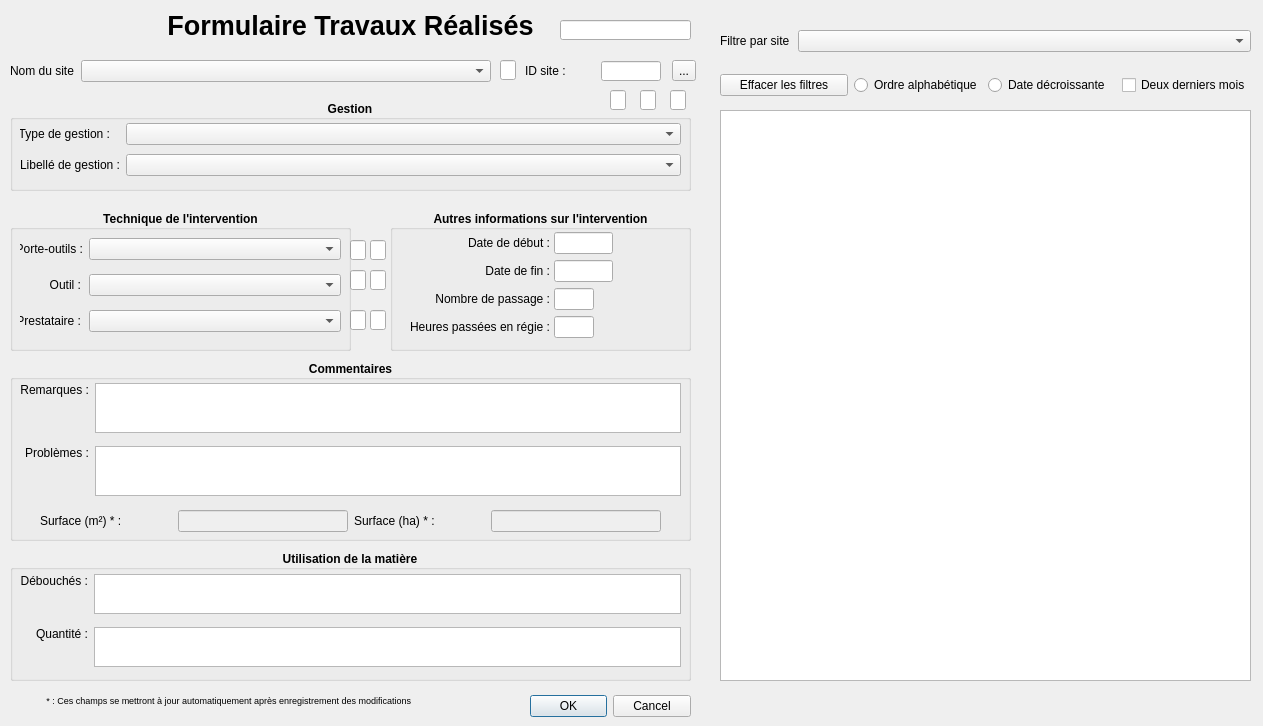
<?xml version="1.0" encoding="UTF-8"?>
<ui version="4.0">
 <class>Dialog</class>
 <widget class="QDialog" name="Dialog">
  <property name="geometry">
   <rect>
    <x>0</x>
    <y>0</y>
    <width>1263</width>
    <height>726</height>
   </rect>
  </property>
  <property name="palette">
   <palette>
    <active>
     <colorrole role="WindowText">
      <brush brushstyle="SolidPattern">
       <color alpha="255">
        <red>0</red>
        <green>0</green>
        <blue>0</blue>
       </color>
      </brush>
     </colorrole>
     <colorrole role="Text">
      <brush brushstyle="SolidPattern">
       <color alpha="255">
        <red>0</red>
        <green>0</green>
        <blue>0</blue>
       </color>
      </brush>
     </colorrole>
     <colorrole role="ButtonText">
      <brush brushstyle="SolidPattern">
       <color alpha="255">
        <red>0</red>
        <green>0</green>
        <blue>0</blue>
       </color>
      </brush>
     </colorrole>
    </active>
    <inactive>
     <colorrole role="WindowText">
      <brush brushstyle="SolidPattern">
       <color alpha="255">
        <red>0</red>
        <green>0</green>
        <blue>0</blue>
       </color>
      </brush>
     </colorrole>
     <colorrole role="Text">
      <brush brushstyle="SolidPattern">
       <color alpha="255">
        <red>0</red>
        <green>0</green>
        <blue>0</blue>
       </color>
      </brush>
     </colorrole>
     <colorrole role="ButtonText">
      <brush brushstyle="SolidPattern">
       <color alpha="255">
        <red>0</red>
        <green>0</green>
        <blue>0</blue>
       </color>
      </brush>
     </colorrole>
    </inactive>
    <disabled>
     <colorrole role="WindowText">
      <brush brushstyle="SolidPattern">
       <color alpha="255">
        <red>0</red>
        <green>0</green>
        <blue>0</blue>
       </color>
      </brush>
     </colorrole>
     <colorrole role="Text">
      <brush brushstyle="SolidPattern">
       <color alpha="255">
        <red>0</red>
        <green>0</green>
        <blue>0</blue>
       </color>
      </brush>
     </colorrole>
     <colorrole role="ButtonText">
      <brush brushstyle="SolidPattern">
       <color alpha="255">
        <red>0</red>
        <green>0</green>
        <blue>0</blue>
       </color>
      </brush>
     </colorrole>
    </disabled>
   </palette>
  </property>
  <property name="contextMenuPolicy">
   <enum>Qt::DefaultContextMenu</enum>
  </property>
  <property name="windowTitle">
   <string>Travaux Réalisés</string>
  </property>
  <widget class="QDialogButtonBox" name="buttonBox">
   <property name="geometry">
    <rect>
     <x>530</x>
     <y>690</y>
     <width>161</width>
     <height>32</height>
    </rect>
   </property>
   <property name="orientation">
    <enum>Qt::Horizontal</enum>
   </property>
   <property name="standardButtons">
    <set>QDialogButtonBox::Cancel|QDialogButtonBox::Ok</set>
   </property>
  </widget>
  <widget class="QLabel" name="label">
   <property name="geometry">
    <rect>
     <x>5</x>
     <y>10</y>
     <width>691</width>
     <height>31</height>
    </rect>
   </property>
   <property name="font">
    <font>
     <pointsize>20</pointsize>
     <weight>75</weight>
     <bold>true</bold>
    </font>
   </property>
   <property name="text">
    <string>Formulaire Travaux Réalisés</string>
   </property>
   <property name="alignment">
    <set>Qt::AlignCenter</set>
   </property>
  </widget>
  <widget class="QLineEdit" name="id_odk">
   <property name="geometry">
    <rect>
     <x>560</x>
     <y>20</y>
     <width>131</width>
     <height>20</height>
    </rect>
   </property>
  </widget>
  <widget class="QLineEdit" name="gestion_lib">
   <property name="geometry">
    <rect>
     <x>640</x>
     <y>90</y>
     <width>16</width>
     <height>20</height>
    </rect>
   </property>
  </widget>
  <widget class="QLineEdit" name="type_porte_outils">
   <property name="geometry">
    <rect>
     <x>370</x>
     <y>240</y>
     <width>16</width>
     <height>20</height>
    </rect>
   </property>
  </widget>
  <widget class="QLineEdit" name="type_outils">
   <property name="geometry">
    <rect>
     <x>370</x>
     <y>270</y>
     <width>16</width>
     <height>20</height>
    </rect>
   </property>
  </widget>
  <widget class="QLineEdit" name="type_prestation">
   <property name="geometry">
    <rect>
     <x>370</x>
     <y>310</y>
     <width>16</width>
     <height>20</height>
    </rect>
   </property>
  </widget>
  <widget class="QLineEdit" name="groupe_gestion">
   <property name="geometry">
    <rect>
     <x>610</x>
     <y>90</y>
     <width>16</width>
     <height>20</height>
    </rect>
   </property>
  </widget>
  <widget class="QLineEdit" name="id_gestion">
   <property name="geometry">
    <rect>
     <x>670</x>
     <y>90</y>
     <width>16</width>
     <height>20</height>
    </rect>
   </property>
  </widget>
  <widget class="QLineEdit" name="type_porte_outils_code">
   <property name="geometry">
    <rect>
     <x>350</x>
     <y>240</y>
     <width>16</width>
     <height>20</height>
    </rect>
   </property>
  </widget>
  <widget class="QLineEdit" name="type_outils_code">
   <property name="geometry">
    <rect>
     <x>350</x>
     <y>270</y>
     <width>16</width>
     <height>20</height>
    </rect>
   </property>
  </widget>
  <widget class="QLineEdit" name="type_prestation_code">
   <property name="geometry">
    <rect>
     <x>350</x>
     <y>310</y>
     <width>16</width>
     <height>20</height>
    </rect>
   </property>
  </widget>
  <widget class="QLineEdit" name="site_nom">
   <property name="geometry">
    <rect>
     <x>500</x>
     <y>60</y>
     <width>16</width>
     <height>20</height>
    </rect>
   </property>
  </widget>
  <widget class="QWidget" name="horizontalLayoutWidget">
   <property name="geometry">
    <rect>
     <x>10</x>
     <y>60</y>
     <width>481</width>
     <height>22</height>
    </rect>
   </property>
   <layout class="QHBoxLayout" name="horizontalLayout">
    <item>
     <widget class="QLabel" name="label_14">
      <property name="maximumSize">
       <size>
        <width>65</width>
        <height>16777215</height>
       </size>
      </property>
      <property name="text">
       <string>Nom du site :</string>
      </property>
     </widget>
    </item>
    <item>
     <widget class="QComboBox" name="site_nom_list"/>
    </item>
   </layout>
  </widget>
  <widget class="QWidget" name="horizontalLayoutWidget_2">
   <property name="geometry">
    <rect>
     <x>520</x>
     <y>60</y>
     <width>181</width>
     <height>22</height>
    </rect>
   </property>
   <layout class="QHBoxLayout" name="horizontalLayout_2">
    <item>
     <widget class="QLabel" name="label_18">
      <property name="maximumSize">
       <size>
        <width>65</width>
        <height>16777215</height>
       </size>
      </property>
      <property name="text">
       <string>ID site :</string>
      </property>
     </widget>
    </item>
    <item>
     <widget class="QLineEdit" name="id_site">
      <property name="minimumSize">
       <size>
        <width>60</width>
        <height>0</height>
       </size>
      </property>
      <property name="maximumSize">
       <size>
        <width>60</width>
        <height>20</height>
       </size>
      </property>
      <property name="alignment">
       <set>Qt::AlignCenter</set>
      </property>
     </widget>
    </item>
    <item>
     <widget class="QToolButton" name="open">
      <property name="text">
       <string>...</string>
      </property>
     </widget>
    </item>
   </layout>
  </widget>
  <widget class="QGroupBox" name="groupBox">
   <property name="geometry">
    <rect>
     <x>10</x>
     <y>100</y>
     <width>681</width>
     <height>91</height>
    </rect>
   </property>
   <property name="font">
    <font>
     <weight>75</weight>
     <bold>true</bold>
    </font>
   </property>
   <property name="title">
    <string>Gestion</string>
   </property>
   <property name="alignment">
    <set>Qt::AlignCenter</set>
   </property>
   <widget class="QWidget" name="gridLayoutWidget_2">
    <property name="geometry">
     <rect>
      <x>10</x>
      <y>20</y>
      <width>661</width>
      <height>61</height>
     </rect>
    </property>
    <layout class="QGridLayout" name="gridLayout_2">
     <item row="0" column="0">
      <widget class="QLabel" name="label_4">
       <property name="maximumSize">
        <size>
         <width>90</width>
         <height>16777215</height>
        </size>
       </property>
       <property name="font">
        <font>
         <weight>50</weight>
         <bold>false</bold>
        </font>
       </property>
       <property name="text">
        <string>Type de gestion :</string>
       </property>
       <property name="alignment">
        <set>Qt::AlignRight|Qt::AlignTrailing|Qt::AlignVCenter</set>
       </property>
      </widget>
     </item>
     <item row="0" column="1">
      <widget class="QComboBox" name="groupe_gestion_list">
       <property name="font">
        <font>
         <weight>50</weight>
         <bold>false</bold>
        </font>
       </property>
      </widget>
     </item>
     <item row="1" column="1">
      <widget class="QComboBox" name="gestion_lib_list">
       <property name="font">
        <font>
         <weight>50</weight>
         <bold>false</bold>
        </font>
       </property>
      </widget>
     </item>
     <item row="1" column="0">
      <widget class="QLabel" name="label_5">
       <property name="maximumSize">
        <size>
         <width>100</width>
         <height>16777215</height>
        </size>
       </property>
       <property name="font">
        <font>
         <weight>50</weight>
         <bold>false</bold>
        </font>
       </property>
       <property name="text">
        <string>Libellé de gestion :</string>
       </property>
       <property name="alignment">
        <set>Qt::AlignRight|Qt::AlignTrailing|Qt::AlignVCenter</set>
       </property>
      </widget>
     </item>
    </layout>
   </widget>
  </widget>
  <widget class="QGroupBox" name="groupBox_2">
   <property name="geometry">
    <rect>
     <x>10</x>
     <y>210</y>
     <width>341</width>
     <height>141</height>
    </rect>
   </property>
   <property name="font">
    <font>
     <weight>75</weight>
     <bold>true</bold>
    </font>
   </property>
   <property name="title">
    <string>Technique de l'intervention</string>
   </property>
   <property name="alignment">
    <set>Qt::AlignCenter</set>
   </property>
   <widget class="QWidget" name="gridLayoutWidget">
    <property name="geometry">
     <rect>
      <x>10</x>
      <y>20</y>
      <width>321</width>
      <height>111</height>
     </rect>
    </property>
    <layout class="QGridLayout" name="gridLayout">
     <item row="0" column="0">
      <widget class="QLabel" name="label_6">
       <property name="maximumSize">
        <size>
         <width>63</width>
         <height>16777215</height>
        </size>
       </property>
       <property name="font">
        <font>
         <weight>50</weight>
         <bold>false</bold>
        </font>
       </property>
       <property name="text">
        <string>Porte-outils :</string>
       </property>
       <property name="alignment">
        <set>Qt::AlignRight|Qt::AlignTrailing|Qt::AlignVCenter</set>
       </property>
      </widget>
     </item>
     <item row="1" column="1">
      <widget class="QComboBox" name="type_outils_list">
       <property name="font">
        <font>
         <weight>50</weight>
         <bold>false</bold>
        </font>
       </property>
      </widget>
     </item>
     <item row="1" column="0">
      <widget class="QLabel" name="label_7">
       <property name="maximumSize">
        <size>
         <width>61</width>
         <height>16777215</height>
        </size>
       </property>
       <property name="font">
        <font>
         <weight>50</weight>
         <bold>false</bold>
        </font>
       </property>
       <property name="text">
        <string>Outil :</string>
       </property>
       <property name="alignment">
        <set>Qt::AlignRight|Qt::AlignTrailing|Qt::AlignVCenter</set>
       </property>
      </widget>
     </item>
     <item row="0" column="1">
      <widget class="QComboBox" name="type_porte_outils_list">
       <property name="font">
        <font>
         <weight>50</weight>
         <bold>false</bold>
        </font>
       </property>
      </widget>
     </item>
     <item row="2" column="1">
      <widget class="QComboBox" name="type_prestation_list">
       <property name="font">
        <font>
         <weight>50</weight>
         <bold>false</bold>
        </font>
       </property>
      </widget>
     </item>
     <item row="2" column="0">
      <widget class="QLabel" name="label_8">
       <property name="maximumSize">
        <size>
         <width>61</width>
         <height>16777215</height>
        </size>
       </property>
       <property name="font">
        <font>
         <weight>50</weight>
         <bold>false</bold>
        </font>
       </property>
       <property name="text">
        <string>Prestataire :</string>
       </property>
       <property name="alignment">
        <set>Qt::AlignRight|Qt::AlignTrailing|Qt::AlignVCenter</set>
       </property>
      </widget>
     </item>
    </layout>
   </widget>
  </widget>
  <widget class="QGroupBox" name="groupBox_3">
   <property name="geometry">
    <rect>
     <x>390</x>
     <y>210</y>
     <width>301</width>
     <height>141</height>
    </rect>
   </property>
   <property name="font">
    <font>
     <weight>75</weight>
     <bold>true</bold>
    </font>
   </property>
   <property name="title">
    <string>Autres informations sur l'intervention</string>
   </property>
   <property name="alignment">
    <set>Qt::AlignCenter</set>
   </property>
   <widget class="QWidget" name="gridLayoutWidget_3">
    <property name="geometry">
     <rect>
      <x>20</x>
      <y>20</y>
      <width>203</width>
      <height>111</height>
     </rect>
    </property>
    <layout class="QGridLayout" name="gridLayout_3">
     <property name="spacing">
      <number>4</number>
     </property>
     <item row="2" column="1">
      <widget class="QLineEdit" name="nbpassages">
       <property name="maximumSize">
        <size>
         <width>40</width>
         <height>16777215</height>
        </size>
       </property>
       <property name="font">
        <font>
         <weight>50</weight>
         <bold>false</bold>
        </font>
       </property>
       <property name="alignment">
        <set>Qt::AlignCenter</set>
       </property>
      </widget>
     </item>
     <item row="2" column="0">
      <widget class="QLabel" name="label_9">
       <property name="font">
        <font>
         <weight>50</weight>
         <bold>false</bold>
        </font>
       </property>
       <property name="text">
        <string>Nombre de passage :</string>
       </property>
       <property name="alignment">
        <set>Qt::AlignRight|Qt::AlignTrailing|Qt::AlignVCenter</set>
       </property>
      </widget>
     </item>
     <item row="0" column="1">
      <widget class="QLineEdit" name="datedebut">
       <property name="maximumSize">
        <size>
         <width>70</width>
         <height>16777215</height>
        </size>
       </property>
       <property name="font">
        <font>
         <weight>50</weight>
         <bold>false</bold>
        </font>
       </property>
       <property name="text">
        <string/>
       </property>
       <property name="alignment">
        <set>Qt::AlignCenter</set>
       </property>
      </widget>
     </item>
     <item row="3" column="0">
      <widget class="QLabel" name="label_17">
       <property name="font">
        <font>
         <weight>50</weight>
         <bold>false</bold>
        </font>
       </property>
       <property name="text">
        <string>Heures passées en régie :</string>
       </property>
      </widget>
     </item>
     <item row="0" column="0">
      <widget class="QLabel" name="label_10">
       <property name="font">
        <font>
         <weight>50</weight>
         <bold>false</bold>
        </font>
       </property>
       <property name="text">
        <string>Date de début :</string>
       </property>
       <property name="alignment">
        <set>Qt::AlignRight|Qt::AlignTrailing|Qt::AlignVCenter</set>
       </property>
      </widget>
     </item>
     <item row="3" column="1">
      <widget class="QLineEdit" name="duree">
       <property name="maximumSize">
        <size>
         <width>40</width>
         <height>16777215</height>
        </size>
       </property>
       <property name="font">
        <font>
         <weight>50</weight>
         <bold>false</bold>
        </font>
       </property>
       <property name="text">
        <string/>
       </property>
       <property name="alignment">
        <set>Qt::AlignCenter</set>
       </property>
      </widget>
     </item>
     <item row="1" column="0">
      <widget class="QLabel" name="label_11">
       <property name="font">
        <font>
         <weight>50</weight>
         <bold>false</bold>
        </font>
       </property>
       <property name="text">
        <string>Date de fin :</string>
       </property>
       <property name="alignment">
        <set>Qt::AlignRight|Qt::AlignTrailing|Qt::AlignVCenter</set>
       </property>
      </widget>
     </item>
     <item row="1" column="1">
      <widget class="QLineEdit" name="datefin">
       <property name="maximumSize">
        <size>
         <width>70</width>
         <height>16777215</height>
        </size>
       </property>
       <property name="font">
        <font>
         <weight>50</weight>
         <bold>false</bold>
        </font>
       </property>
       <property name="text">
        <string/>
       </property>
       <property name="alignment">
        <set>Qt::AlignCenter</set>
       </property>
      </widget>
     </item>
    </layout>
   </widget>
  </widget>
  <widget class="QGroupBox" name="groupBox_4">
   <property name="geometry">
    <rect>
     <x>10</x>
     <y>360</y>
     <width>681</width>
     <height>181</height>
    </rect>
   </property>
   <property name="font">
    <font>
     <weight>75</weight>
     <bold>true</bold>
    </font>
   </property>
   <property name="title">
    <string>Commentaires</string>
   </property>
   <property name="alignment">
    <set>Qt::AlignCenter</set>
   </property>
   <widget class="QWidget" name="gridLayoutWidget_4">
    <property name="geometry">
     <rect>
      <x>10</x>
      <y>20</y>
      <width>661</width>
      <height>121</height>
     </rect>
    </property>
    <layout class="QGridLayout" name="gridLayout_4">
     <property name="horizontalSpacing">
      <number>6</number>
     </property>
     <property name="verticalSpacing">
      <number>10</number>
     </property>
     <item row="0" column="1">
      <widget class="QPlainTextEdit" name="commentaire">
       <property name="minimumSize">
        <size>
         <width>0</width>
         <height>50</height>
        </size>
       </property>
       <property name="maximumSize">
        <size>
         <width>16777215</width>
         <height>50</height>
        </size>
       </property>
       <property name="font">
        <font>
         <weight>50</weight>
         <bold>false</bold>
        </font>
       </property>
      </widget>
     </item>
     <item row="0" column="0">
      <widget class="QLabel" name="label_12">
       <property name="font">
        <font>
         <weight>50</weight>
         <bold>false</bold>
        </font>
       </property>
       <property name="text">
        <string>Remarques :</string>
       </property>
       <property name="alignment">
        <set>Qt::AlignRight|Qt::AlignTop|Qt::AlignTrailing</set>
       </property>
      </widget>
     </item>
     <item row="1" column="0">
      <widget class="QLabel" name="label_13">
       <property name="font">
        <font>
         <weight>50</weight>
         <bold>false</bold>
        </font>
       </property>
       <property name="text">
        <string>Problèmes :</string>
       </property>
       <property name="alignment">
        <set>Qt::AlignRight|Qt::AlignTop|Qt::AlignTrailing</set>
       </property>
      </widget>
     </item>
     <item row="1" column="1">
      <widget class="QPlainTextEdit" name="problemes">
       <property name="minimumSize">
        <size>
         <width>0</width>
         <height>50</height>
        </size>
       </property>
       <property name="maximumSize">
        <size>
         <width>16777215</width>
         <height>50</height>
        </size>
       </property>
       <property name="font">
        <font>
         <weight>50</weight>
         <bold>false</bold>
        </font>
       </property>
      </widget>
     </item>
    </layout>
   </widget>
   <widget class="QWidget" name="horizontalLayoutWidget_3">
    <property name="geometry">
     <rect>
      <x>30</x>
      <y>150</y>
      <width>621</width>
      <height>22</height>
     </rect>
    </property>
    <layout class="QHBoxLayout" name="horizontalLayout_3">
     <item>
      <widget class="QLabel" name="label_19">
       <property name="font">
        <font>
         <weight>50</weight>
         <bold>false</bold>
        </font>
       </property>
       <property name="text">
        <string>Surface (m²) * :</string>
       </property>
      </widget>
     </item>
     <item>
      <widget class="QLineEdit" name="surface_m2">
       <property name="enabled">
        <bool>false</bool>
       </property>
       <property name="maximumSize">
        <size>
         <width>170</width>
         <height>16777215</height>
        </size>
       </property>
       <property name="palette">
        <palette>
         <active>
          <colorrole role="WindowText">
           <brush brushstyle="SolidPattern">
            <color alpha="255">
             <red>0</red>
             <green>0</green>
             <blue>0</blue>
            </color>
           </brush>
          </colorrole>
          <colorrole role="Text">
           <brush brushstyle="SolidPattern">
            <color alpha="255">
             <red>0</red>
             <green>0</green>
             <blue>0</blue>
            </color>
           </brush>
          </colorrole>
          <colorrole role="ButtonText">
           <brush brushstyle="SolidPattern">
            <color alpha="255">
             <red>0</red>
             <green>0</green>
             <blue>0</blue>
            </color>
           </brush>
          </colorrole>
         </active>
         <inactive>
          <colorrole role="WindowText">
           <brush brushstyle="SolidPattern">
            <color alpha="255">
             <red>0</red>
             <green>0</green>
             <blue>0</blue>
            </color>
           </brush>
          </colorrole>
          <colorrole role="Text">
           <brush brushstyle="SolidPattern">
            <color alpha="255">
             <red>0</red>
             <green>0</green>
             <blue>0</blue>
            </color>
           </brush>
          </colorrole>
          <colorrole role="ButtonText">
           <brush brushstyle="SolidPattern">
            <color alpha="255">
             <red>0</red>
             <green>0</green>
             <blue>0</blue>
            </color>
           </brush>
          </colorrole>
         </inactive>
         <disabled>
          <colorrole role="WindowText">
           <brush brushstyle="SolidPattern">
            <color alpha="255">
             <red>0</red>
             <green>0</green>
             <blue>0</blue>
            </color>
           </brush>
          </colorrole>
          <colorrole role="Text">
           <brush brushstyle="SolidPattern">
            <color alpha="255">
             <red>0</red>
             <green>0</green>
             <blue>0</blue>
            </color>
           </brush>
          </colorrole>
          <colorrole role="ButtonText">
           <brush brushstyle="SolidPattern">
            <color alpha="255">
             <red>0</red>
             <green>0</green>
             <blue>0</blue>
            </color>
           </brush>
          </colorrole>
         </disabled>
        </palette>
       </property>
       <property name="font">
        <font>
         <weight>50</weight>
         <bold>false</bold>
        </font>
       </property>
      </widget>
     </item>
     <item>
      <widget class="QLabel" name="label_20">
       <property name="font">
        <font>
         <weight>50</weight>
         <bold>false</bold>
        </font>
       </property>
       <property name="text">
        <string>Surface (ha) * :</string>
       </property>
      </widget>
     </item>
     <item>
      <widget class="QLineEdit" name="surface_ha">
       <property name="enabled">
        <bool>false</bool>
       </property>
       <property name="maximumSize">
        <size>
         <width>170</width>
         <height>16777215</height>
        </size>
       </property>
       <property name="font">
        <font>
         <weight>50</weight>
         <bold>false</bold>
        </font>
       </property>
      </widget>
     </item>
    </layout>
   </widget>
  </widget>
  <widget class="QGroupBox" name="groupBox_5">
   <property name="geometry">
    <rect>
     <x>10</x>
     <y>550</y>
     <width>681</width>
     <height>131</height>
    </rect>
   </property>
   <property name="font">
    <font>
     <weight>75</weight>
     <bold>true</bold>
    </font>
   </property>
   <property name="title">
    <string>Utilisation de la matière</string>
   </property>
   <property name="alignment">
    <set>Qt::AlignCenter</set>
   </property>
   <widget class="QWidget" name="gridLayoutWidget_5">
    <property name="geometry">
     <rect>
      <x>10</x>
      <y>21</y>
      <width>661</width>
      <height>101</height>
     </rect>
    </property>
    <layout class="QGridLayout" name="gridLayout_5">
     <property name="verticalSpacing">
      <number>10</number>
     </property>
     <item row="1" column="2">
      <widget class="QPlainTextEdit" name="quantite">
       <property name="sizePolicy">
        <sizepolicy hsizetype="Expanding" vsizetype="Expanding">
         <horstretch>0</horstretch>
         <verstretch>0</verstretch>
        </sizepolicy>
       </property>
       <property name="minimumSize">
        <size>
         <width>0</width>
         <height>40</height>
        </size>
       </property>
       <property name="maximumSize">
        <size>
         <width>16777215</width>
         <height>40</height>
        </size>
       </property>
       <property name="font">
        <font>
         <weight>50</weight>
         <bold>false</bold>
        </font>
       </property>
      </widget>
     </item>
     <item row="1" column="0">
      <widget class="QLabel" name="label_16">
       <property name="font">
        <font>
         <weight>50</weight>
         <bold>false</bold>
        </font>
       </property>
       <property name="text">
        <string>Quantité :</string>
       </property>
       <property name="alignment">
        <set>Qt::AlignRight|Qt::AlignTop|Qt::AlignTrailing</set>
       </property>
      </widget>
     </item>
     <item row="0" column="2">
      <widget class="QPlainTextEdit" name="debouche">
       <property name="minimumSize">
        <size>
         <width>0</width>
         <height>40</height>
        </size>
       </property>
       <property name="maximumSize">
        <size>
         <width>16777215</width>
         <height>40</height>
        </size>
       </property>
       <property name="font">
        <font>
         <weight>50</weight>
         <bold>false</bold>
        </font>
       </property>
      </widget>
     </item>
     <item row="0" column="0">
      <widget class="QLabel" name="label_15">
       <property name="font">
        <font>
         <weight>50</weight>
         <bold>false</bold>
        </font>
       </property>
       <property name="text">
        <string>Débouchés :</string>
       </property>
       <property name="alignment">
        <set>Qt::AlignRight|Qt::AlignTop|Qt::AlignTrailing</set>
       </property>
      </widget>
     </item>
    </layout>
   </widget>
  </widget>
  <widget class="QLabel" name="label_21">
   <property name="geometry">
    <rect>
     <x>20</x>
     <y>690</y>
     <width>391</width>
     <height>21</height>
    </rect>
   </property>
   <property name="font">
    <font>
     <family>Arial</family>
     <pointsize>7</pointsize>
     <weight>50</weight>
     <bold>false</bold>
    </font>
   </property>
   <property name="text">
    <string>* : Ces champs se mettront à jour automatiquement après enregistrement des modifications</string>
   </property>
   <property name="alignment">
    <set>Qt::AlignRight|Qt::AlignTrailing|Qt::AlignVCenter</set>
   </property>
  </widget>
  <widget class="QListWidget" name="list_action_filtre">
   <property name="geometry">
    <rect>
     <x>720</x>
     <y>110</y>
     <width>531</width>
     <height>571</height>
    </rect>
   </property>
  </widget>
  <widget class="QWidget" name="horizontalLayoutWidget_4">
   <property name="geometry">
    <rect>
     <x>720</x>
     <y>30</y>
     <width>531</width>
     <height>22</height>
    </rect>
   </property>
   <layout class="QHBoxLayout" name="horizontalLayout_4">
    <item>
     <widget class="QLabel" name="label_22">
      <property name="maximumSize">
       <size>
        <width>72</width>
        <height>16777215</height>
       </size>
      </property>
      <property name="text">
       <string>Filtre par site :</string>
      </property>
     </widget>
    </item>
    <item>
     <widget class="QComboBox" name="site_nom_list_2"/>
    </item>
   </layout>
  </widget>
  <widget class="QWidget" name="horizontalLayoutWidget_5">
   <property name="geometry">
    <rect>
     <x>720</x>
     <y>70</y>
     <width>531</width>
     <height>31</height>
    </rect>
   </property>
   <layout class="QHBoxLayout" name="horizontalLayout_5">
    <item>
     <widget class="QPushButton" name="supr_filtre">
      <property name="text">
       <string>Effacer les filtres</string>
      </property>
     </widget>
    </item>
    <item>
     <widget class="QRadioButton" name="class_alpha">
      <property name="text">
       <string>Ordre alphabétique</string>
      </property>
     </widget>
    </item>
    <item>
     <widget class="QRadioButton" name="class_date">
      <property name="text">
       <string>Date décroissante</string>
      </property>
     </widget>
    </item>
    <item>
     <widget class="QCheckBox" name="deux_mois">
      <property name="text">
       <string>Deux derniers mois</string>
      </property>
     </widget>
    </item>
   </layout>
  </widget>
 </widget>
 <resources/>
 <connections>
  <connection>
   <sender>buttonBox</sender>
   <signal>accepted()</signal>
   <receiver>Dialog</receiver>
   <slot>accept()</slot>
   <hints>
    <hint type="sourcelabel">
     <x>248</x>
     <y>254</y>
    </hint>
    <hint type="destinationlabel">
     <x>157</x>
     <y>274</y>
    </hint>
   </hints>
  </connection>
  <connection>
   <sender>buttonBox</sender>
   <signal>rejected()</signal>
   <receiver>Dialog</receiver>
   <slot>reject()</slot>
   <hints>
    <hint type="sourcelabel">
     <x>316</x>
     <y>260</y>
    </hint>
    <hint type="destinationlabel">
     <x>286</x>
     <y>274</y>
    </hint>
   </hints>
  </connection>
 </connections>
</ui>
